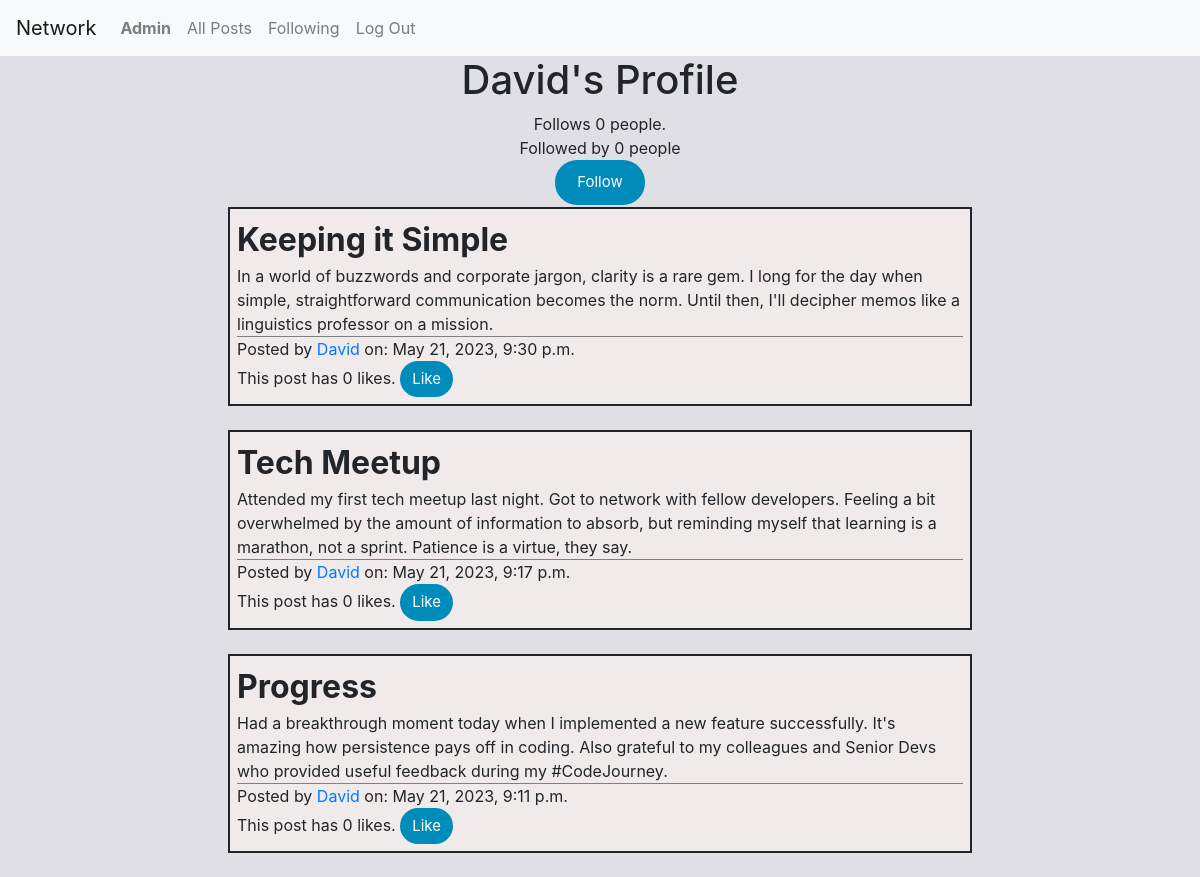
/profile/David (signed in), run on the app's committed database.
### network/models.py (models this page shows, shortened)
class User(AbstractUser):
    pass

class Post(models.Model):
    id = models.AutoField(primary_key=True)
    postTitle =  models.CharField(max_length=64)
    postBody = models.TextField()
    postTime = models.DateTimeField(default=datetime.now, blank=True)
    postAuthor = models.ForeignKey(User, on_delete = models.CASCADE, related_name="user")
    likes = models.IntegerField(default=0)

### network/views.py (the view, shortened to what this page needs)
# urls.py: path("profile/<str:username>", views.profile, name="profile"),
@csrf_exempt
def profile(request, username):
    user_id = User.objects.get(username=username)
    p = Followers.objects.all().filter(profilename=user_id)
    q = Followers.objects.all().filter(following=user_id)
    if request.user.is_authenticated:
        posts_liked_by_user = (
            LikedPost.objects.all()
            .filter(liker=request.user)
            .values_list("post", flat=True))
    else:
        posts_liked_by_user = None
    isFollower = False
    if request.user.is_authenticated:
        isFollower = Followers.objects.filter(
            profilename=request.user, following=user_id).exists()
    authorPosts = Post.objects.all().filter(postAuthor=user_id).order_by("-postTime")
    return render(
        request,
        "network/profile.html",
        {
            "current_user": request.user.username,
            "name": username,
            "authorPosts": authorPosts,
            "show_button": (request.user.username != username)
            and (request.user.is_authenticated),
            "button_text": ["Follow", "Unfollow"][isFollower],
            "follows": p,
            "following": q,
            "likedList": posts_liked_by_user,
            "num_followers": len(p),
            "num_following": len(q),
        },
    )

### network/templates/network/profile.html (shortened to what this page needs)
{% extends "network/layout.html" %}
{% load static %}
{% block body %}
<h1> {{ name }}'s Profile </h1>
<div id="follow">
      Follows {{num_followers}} {% if num_followers == 1 %} person {% else %} people{% endif %}.
      <br>
      Followed by <span id="nfollowers">{{num_following}} {% if num_following == 1 %} person {% else %} people {% endif %}</span> <br>
      {% if show_button %}
      <div class="follow-button-container">
      <button id="follow-button-{{name}}" class="follow-button" onClick="follow('{{name}}')">{{button_text}}</button>
      </div>
      {% endif %}
</div>
{% for post in authorPosts %}
{% include "singlepost.html" %}
{% endfor %}
{% endblock %}

### network/templates/network/layout.html (shortened to what this page needs)
{% load static %}
<!DOCTYPE html>
<html lang="en">
    <head>
        <link rel="stylesheet" href="https://stackpath.bootstrapcdn.com/bootstrap/4.4.1/css/bootstrap.min.css">
        <link href="{% static 'network/styles.css' %}" rel="stylesheet">
    </head>
    <body style="background-color: #e1dfe6;">
        <nav class="navbar navbar-expand-lg navbar-light bg-light">
            <a class="navbar-brand" href="#">Network</a>
            <div>
              <ul class="navbar-nav mr-auto">
                {% if user.is_authenticated %}
                    <li class="nav-item">
                        <a class="nav-link" href="{% url 'profile' user.username %}"><strong>{{ user.username }}</strong></a>
                    </li>
                {% endif %}
                <li class="nav-item">
                  <a class="nav-link" href="{% url 'index' %}">All Posts</a>
                </li>
                {% if user.is_authenticated %}
                    <li class="nav-item">
                        <a class="nav-link" href="{% url 'following' %}">Following</a>
                    </li>
                    <li class="nav-item">
                        <a class="nav-link" href="{% url 'logout' %}">Log Out</a>
                    </li>
                {% endif %}
              </ul>
            </div>
          </nav>
        <div class="body">
            {% block body %}
            {% endblock %}
        </div>
    </body>
</html>

### network/templates/singlepost.html (shortened to what this page needs)
{% load static %}
<div class="post-container" id="post-container-{{post.id}}">
    <div class="post-title">{{ post.postTitle }}
    </div>
    <div id="post-body-{{post.id}}"> {{ post.postBody }} </div>
    <div class="post-byline">
    Posted by <a href="{% url 'profile' post.postAuthor  %}">{{ post.postAuthor }}</a> on: {{ post.postTime }}
    </div>
    <div id="likes-{{post.id}}">
    This post has <span id="nlikes-{{post.id}}">{{post.likes}}</span> likes.
    {% if user != post.postAuthor and user.is_authenticated%}
    <button id="like-button-{{post.id}}" class="like-button" onLoad="get_like_button_state('{{post.id}}')" onClick="like('{{post.id}}')">
        {% if post.id in likedList %}
        Unlike
        {% else %}
        Like
        {% endif %}
    </button>
    {% endif %}
    </div>
    </div>

### network/static/network/styles.css (style rules this page uses)
h1 { text-align: center; }
#follow { text-align: center; }
.post-container { border: 2px solid; margin: auto; margin-top: 2px; margin-bottom: 24px; padding: 7px; width: 62%; background-color: rgb(241, 234, 234); }
.follow-button { background-color: #008CBA; border: none; color: white; padding: 11px 22px; text-align: center; text-decoration: none; display: inline-block; font-size: 15px; border-radius: 22px; margin: auto; }
.like-button { background-color: #008CBA; border: none; color: white; padding: 7px 12px; text-align: center; text-decoration: none; display: inline-block; font-size: 15px; border-radius: 22px; margin: auto; }
.post-title { font-size: 2pc; font-weight: bold; }
.post-byline { border-top: 1px solid grey; }

### data on the page
User: username "Admin"
Post: postTitle "Keeping it Simple", postBody "In a world of buzzwords and corporate jargon, clarity is a rare gem. I long for the day when simple, straightforward communication becomes the norm. Until then, I'll decipher memos like a linguistics professor on a mission.", postAuthor "David", postTime "May 21, 2023, 9:30 p.m.", likes "0", shows "Like"
Post: postTitle "Tech Meetup", postBody "Attended my first tech meetup last night. Got to network with fellow developers. Feeling a bit overwhelmed by the amount of information to absorb, but reminding myself that learning is a marathon, not a sprint. Patience is a virtue, they say.", postAuthor "David", postTime "May 21, 2023, 9:17 p.m.", likes "0", shows "Like"
Post: postTitle "Progress", postBody "Had a breakthrough moment today when I implemented a new feature successfully. It's amazing how persistence pays off in coding. Also grateful to my colleagues and Senior Devs who provided useful feedback during my #CodeJourney.", postAuthor "David", postTime "May 21, 2023, 9:11 p.m.", likes "0", shows "Like"

### other printed values
{{ name }} "David"
{{ num_followers }} "0"
{{ num_following }} "0"
{{ button_text }} "Follow"
